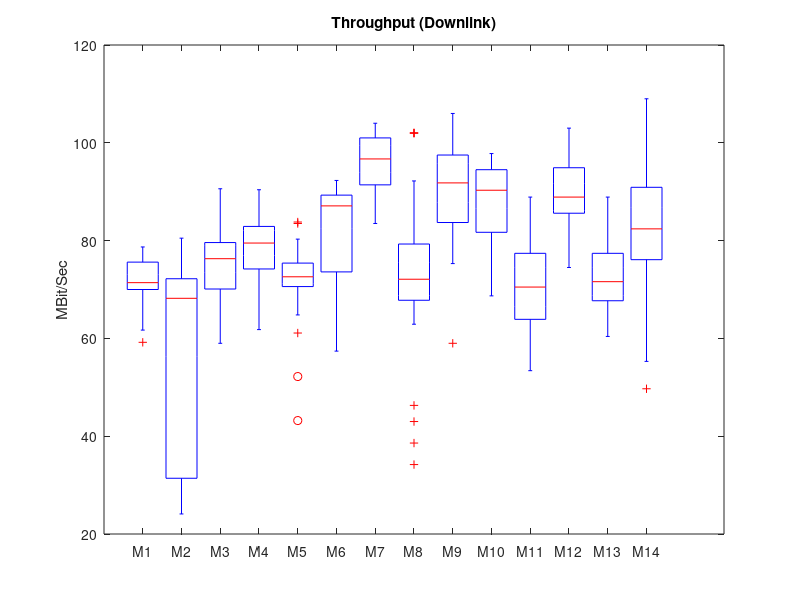

Here is the MATLAB script that generated this plot: (Note: this script raises an error after producing the figure.)
A = [73.1,74.4,67.4,72.6,69.4,70.9,77.4,77.7,76.5,71.6,70.1,71.3,73.1,61.7,66.6,70.9,70.1,75.9,70,71.2,71.4,63.9,59.2,74.5,69,78.7,77.6,75.6,76.8]';
B = [68.5,71.2,68.2,66.7,73.5,80.5,74.1,72.2,69.8,69.7,77.6,72.5,51.8,41.7,58.2,72,48.2,71.4,29.9,30,31.4,24.1,28.5,27.6,24.7,29.9,48.3,73.1,76.2]';
C = [90.6,90.4,77.1,79.7,70.1,76.1,66.9,69.5,65.5,62.3,59,63.5,71.3,78.1,79.6,81.5,84.7,78.1,71.5,76.4,76.3,71.3,69.6,71.4,80,75.6,78.2,84.2,78.3]';
D = [84.1,78.1,77.5,85.7,82.9,75,81.6,66.5,68.3,74.2,67.8,78.4,87.2,61.8,74,72.9,81.2,78.6,71.2,80.6,81.5,80.5,90.4,85,85.3,77.1,79.5,89.2,81.3]';
E = [72.9,71.8,76.9,74.5,75.8,64.8,74.8,73.4,72.3,43.2,73.8,70.6,72.6,70.9,69.7,61.1,72,69.9,77.4,71.2,52.2,76.4,71,75.4,80.3,73.5,66.9,83.8,83.5]';
F = [67.3,57.4,73.6,72.5,63,67.4,62.8,73.3,73.7,78.8,85.3,86.9,89.3,87.2,89.3,90,89.8,92.3,89.8,91.4,87.2,85.8,90.5,88.2,90.5,87.9,83.4,87.1,87.4]';
G = [91.7,95.4,99.5,101,101,101,97.7,91.4,89.7,95.6,104,98.8,102,102,98.2,98.5,98.8,104,103,96.7,96.4,93.4,92.6,91.3,90.3,83.5,83.6,84.3,88.1]';
H = [102,102,102,85.8,92.2,79.3,80.7,69.6,71.2,76.2,78.4,66.5,67.8,46.3,34.2,43,38.6,62.9,80.9,69.1,79.1,78.9,79.3,67.6,68.4,72.4,68.7,70.7,72.1]';
I = [91,89.9,92.1,100,91.8,93.7,87.8,89.4,85,101,99.8,83.8,98.4,95.8,102,106,99.5,96.5,96.7,92.9,78.5,76.9,75.3,76.6,59,97.5,79,83.7,75.4]';
J = [90.8,94.2,96,94.5,96.4,97.8,92,93.5,96.4,95.1,96.7,97.1,94.3,92.2,86.7,77.2,81.7,86.6,90.3,86.4,80.3,74.6,88,85,75.3,73,83.5,68.7,70.5]';
K = [63.9,67.9,66,58.3,61.8,73.5,78.4,66.7,62.9,70.1,78.5,74.5,76.1,70.5,69.9,78,74.2,83,88.9,77.4,75.9,68.5,59.6,61.2,53.4,57.1,74.7,78.6,77.7]';
L = [93.3,83.1,75.5,86.6,89.9,98.9,95.1,82.4,78.7,92.3,87.3,87,103,91.1,94.9,103,99.1,87.5,88.9,87.2,74.5,80.2,80.6,88.8,85.6,90.8,89.1,97.8,100]';
M = [68,66.3,71.4,71.5,77.9,67.7,65.6,77.4,77.2,64.1,68.3,72.4,62.9,60.4,61.2,67.1,70.9,68.9,85.2,75,79.2,75.3,77.9,73.8,71.6,71.6,87.9,88.9,84.5]';
N = [62.7,89.5,90.9,68.6,80.6,71.5,65.9,49.7,60,55.3,82,79.3,76.1,82.4,78.7,95,94.4,90,82,87.9,89.8,88.2,95.5,91.9,89.4,109,99.7,80.5,99.1]';
group = [ ones(size(A)); 2 * ones(size(B)); 3 * ones(size(C)); 4 * ones(size(D)); 5 * ones(size(E)); 6 * ones(size(F)); 7 * ones(size(G)); 8 * ones(size(H)); 9 * ones(size(I)); 10 * ones(size(J)); 11 * ones(size(K)); 12 * ones(size(L)); 13 * ones(size(M)); 14 * ones(size(N))];

figure

boxplot([A; B; C; D;E;F;G;H;I;J;K;L;M;N],group, 'Labels', {'M1','M2','M3','M4','M5','M6','M7','M8','M9','M10','M11','M12','M13','M14'})
title('Throughput (Downlink)');
ylabel('MBit/Sec');

xlabel('ORIGIN','3');
set(gca,'XTickLabel',{'A','B','C','D','E','F','G','H','I','J','K','L','M','N'})

